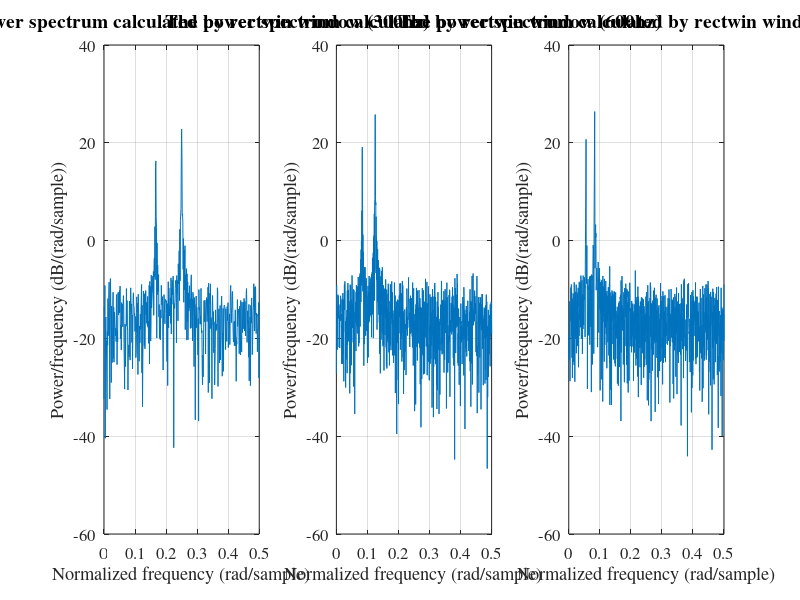
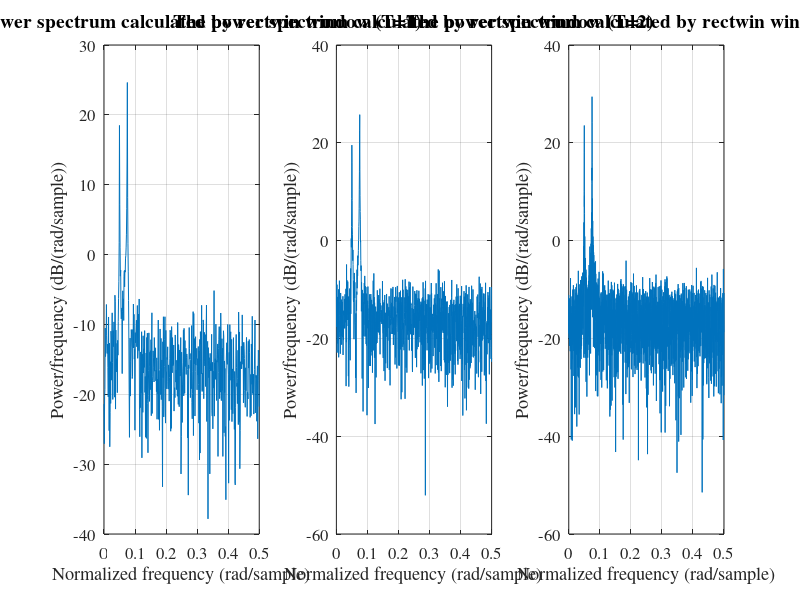
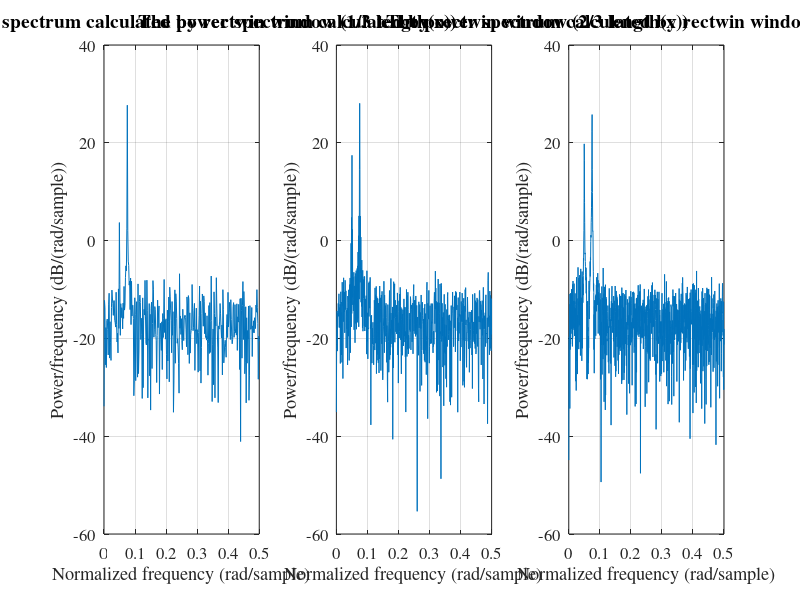
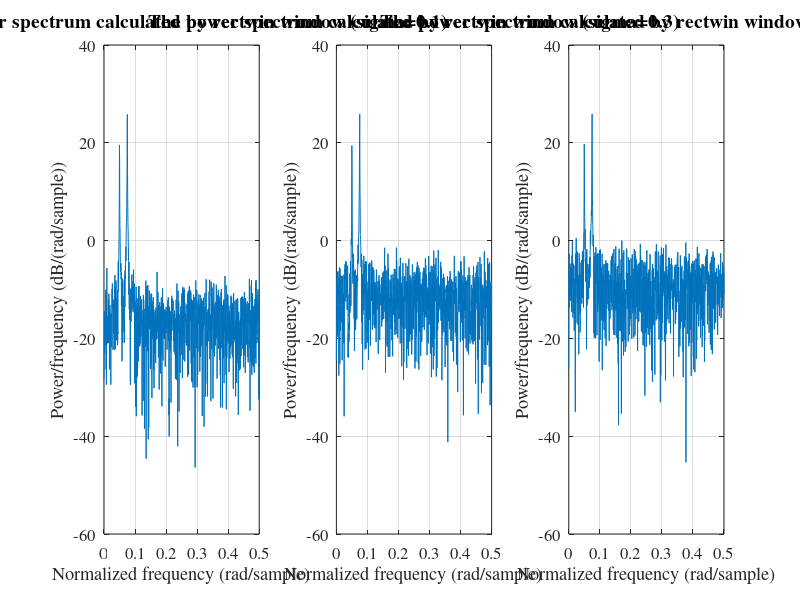

Source code (MATLAB) for these figures, in order:
% ------------------------------------------------------------
% ------------------------------------------------------------

% Different Sampling Rate
T = 2;
fs = 300; % Sampling
t = 0:1/fs:T-1/fs;
w1 = 100 * pi; 
w2 = 150 * pi; 
sigma2 = 0.1;
N_t = sqrt(sigma2) * randn(size(t));
x = sin(w1*t) + 2*cos(w2*t) +  N_t;

figure(1);
subplot(1,3,1)
periodogram(x,rectwin(length(x))); % rectangle window
set(get(gca,'title'),'FontSize',10,'FontName','Times New Roman');
set(gca,'fontsize',12,'fontname','times');
xlabel('Normalized frequency (rad/sample)')
ylabel('Power/frequency (dB/(rad/sample))')
title('The power spectrum calculated by rectwin window (300hz)','fontsize',14);

T = 2;
fs = 600; % Sampling
t = 0:1/fs:T-1/fs;
w1 = 100 * pi; 
w2 = 150 * pi; 
sigma2 = 0.1;
N_t = sqrt(sigma2) * randn(size(t));
x = sin(w1*t) + 2*cos(w2*t) +  N_t;

subplot(1,3,2)
periodogram(x,rectwin(length(x))); % rectangle window
set(get(gca,'title'),'FontSize',10,'FontName','Times New Roman');
set(gca,'fontsize',12,'fontname','times');
xlabel('Normalized frequency (rad/sample)')
ylabel('Power/frequency (dB/(rad/sample))')
title('The power spectrum calculated by rectwin window (600hz)','fontsize',14);

T = 2;
fs = 900; % Sampling
t = 0:1/fs:T-1/fs;
w1 = 100 * pi; 
w2 = 150 * pi; 
sigma2 = 0.1;
N_t = sqrt(sigma2) * randn(size(t));
x = sin(w1*t) + 2*cos(w2*t) +  N_t;

subplot(1,3,3)
periodogram(x,rectwin(length(x))); % rectangle window
set(get(gca,'title'),'FontSize',10,'FontName','Times New Roman');
set(gca,'fontsize',12,'fontname','times');
xlabel('Normalized frequency (rad/sample)')
ylabel('Power/frequency (dB/(rad/sample))')
title('The power spectrum calculated by rectwin window (900hz)','fontsize',14);


% ------------------------------------------------------------
% ------------------------------------------------------------
% Different Signal length

T = 1;
fs = 1000; % Sampling
t = 0:1/fs:T-1/fs;
w1 = 100 * pi; 
w2 = 150 * pi; 
sigma2 = 0.1;
N_t = sqrt(sigma2) * randn(size(t));
x = sin(w1*t) + 2*cos(w2*t) +  N_t;

figure(2);
subplot(1,3,1)
periodogram(x,rectwin(length(x))); % rectangle window
set(get(gca,'title'),'FontSize',10,'FontName','Times New Roman');
set(gca,'fontsize',12,'fontname','times');
xlabel('Normalized frequency (rad/sample)')
ylabel('Power/frequency (dB/(rad/sample))')
title('The power spectrum calculated by rectwin window (T=1)','fontsize',14);

T = 2;
fs = 1000; % Sampling
t = 0:1/fs:T-1/fs;
w1 = 100 * pi; 
w2 = 150 * pi; 
sigma2 = 0.1;
N_t = sqrt(sigma2) * randn(size(t));
x = sin(w1*t) + 2*cos(w2*t) +  N_t;

subplot(1,3,2)
periodogram(x,rectwin(length(x))); % rectangle window
set(get(gca,'title'),'FontSize',10,'FontName','Times New Roman');
set(gca,'fontsize',12,'fontname','times');
xlabel('Normalized frequency (rad/sample)')
ylabel('Power/frequency (dB/(rad/sample))')
title('The power spectrum calculated by rectwin window (T=2)','fontsize',14);

T = 3;
fs = 1000; % Sampling
t = 0:1/fs:T-1/fs;
w1 = 100 * pi; 
w2 = 150 * pi; 
sigma2 = 0.1;
N_t = sqrt(sigma2) * randn(size(t));
x = sin(w1*t) + 2*cos(w2*t) +  N_t;

subplot(1,3,3)
periodogram(x,rectwin(length(x))); % rectangle window
set(get(gca,'title'),'FontSize',10,'FontName','Times New Roman');
set(gca,'fontsize',12,'fontname','times');
xlabel('Normalized frequency (rad/sample)')
ylabel('Power/frequency (dB/(rad/sample))')
title('The power spectrum calculated by rectwin window (T=3)','fontsize',14);

% ------------------------------------------------------------
% ------------------------------------------------------------
% Different FFT length

T = 2;
fs = 1000; % Sampling
t = 0:1/fs:T-1/fs;
w1 = 100 * pi; 
w2 = 150 * pi; 
sigma2 = 0.1;
N_t = sqrt(sigma2) * randn(size(t));
x = sin(w1*t) + 2*cos(w2*t) +  N_t;

figure(3);
subplot(1,3,1)
periodogram(x,rectwin(length(x)),fix(length(x)/3)); % rectangle window
set(get(gca,'title'),'FontSize',10,'FontName','Times New Roman');
set(gca,'fontsize',12,'fontname','times');
xlabel('Normalized frequency (rad/sample)')
ylabel('Power/frequency (dB/(rad/sample))')
title('The power spectrum calculated by rectwin window (1/3 length(x))','fontsize',14);

T = 2;
fs = 1000; % Sampling
t = 0:1/fs:T-1/fs;
w1 = 100 * pi; 
w2 = 150 * pi; 
sigma2 = 0.1;
N_t = sqrt(sigma2) * randn(size(t));
x = sin(w1*t) + 2*cos(w2*t) +  N_t;

subplot(1,3,2)
periodogram(x,rectwin(length(x)),fix(2*length(x)/3)); % rectangle window
set(get(gca,'title'),'FontSize',10,'FontName','Times New Roman');
set(gca,'fontsize',12,'fontname','times');
xlabel('Normalized frequency (rad/sample)')
ylabel('Power/frequency (dB/(rad/sample))')
title('The power spectrum calculated by rectwin window (2/3 length(x))','fontsize',14);

T = 2;
fs = 1000; % Sampling
t = 0:1/fs:T-1/fs;
w1 = 100 * pi; 
w2 = 150 * pi; 
sigma2 = 0.1;
N_t = sqrt(sigma2) * randn(size(t));
x = sin(w1*t) + 2*cos(w2*t) +  N_t;

subplot(1,3,3)
periodogram(x,rectwin(length(x))); % rectangle window
set(get(gca,'title'),'FontSize',10,'FontName','Times New Roman');
set(gca,'fontsize',12,'fontname','times');
xlabel('Normalized frequency (rad/sample)')
ylabel('Power/frequency (dB/(rad/sample))')
title('The power spectrum calculated by rectwin window (length(x))','fontsize',14);


% ------------------------------------------------------------
% ------------------------------------------------------------
% Different sigma

T = 2;
fs = 1000; % Sampling
t = 0:1/fs:T-1/fs;
w1 = 100 * pi; 
w2 = 150 * pi; 
sigma2 = 0.1;
N_t = sqrt(sigma2) * randn(size(t));
x = sin(w1*t) + 2*cos(w2*t) +  N_t;

figure;
subplot(1,3,1)
periodogram(x,rectwin(length(x))); % rectangle window
set(get(gca,'title'),'FontSize',10,'FontName','Times New Roman');
set(gca,'fontsize',12,'fontname','times');
xlabel('Normalized frequency (rad/sample)')
ylabel('Power/frequency (dB/(rad/sample))')
title('The power spectrum calculated by rectwin window (sigma=0.1)','fontsize',14);

T = 2;
fs = 1000; % Sampling
t = 0:1/fs:T-1/fs;
w1 = 100 * pi; 
w2 = 150 * pi; 
sigma2 = 0.3;
N_t = sqrt(sigma2) * randn(size(t));
x = sin(w1*t) + 2*cos(w2*t) +  N_t;

subplot(1,3,2)
periodogram(x,rectwin(length(x))); % rectangle window
set(get(gca,'title'),'FontSize',10,'FontName','Times New Roman');
set(gca,'fontsize',12,'fontname','times');
xlabel('Normalized frequency (rad/sample)')
ylabel('Power/frequency (dB/(rad/sample))')
title('The power spectrum calculated by rectwin window (sigma=0.3)','fontsize',14);

T = 2;
fs = 1000; % Sampling
t = 0:1/fs:T-1/fs;
w1 = 100 * pi; 
w2 = 150 * pi; 
sigma2 = 0.5;
N_t = sqrt(sigma2) * randn(size(t));
x = sin(w1*t) + 2*cos(w2*t) +  N_t;

subplot(1,3,3)
periodogram(x,rectwin(length(x))); % rectangle window
set(get(gca,'title'),'FontSize',10,'FontName','Times New Roman');
set(gca,'fontsize',12,'fontname','times');
xlabel('Normalized frequency (rad/sample)')
ylabel('Power/frequency (dB/(rad/sample))')
title('The power spectrum calculated by rectwin window (sigma=0.5)','fontsize',14);


